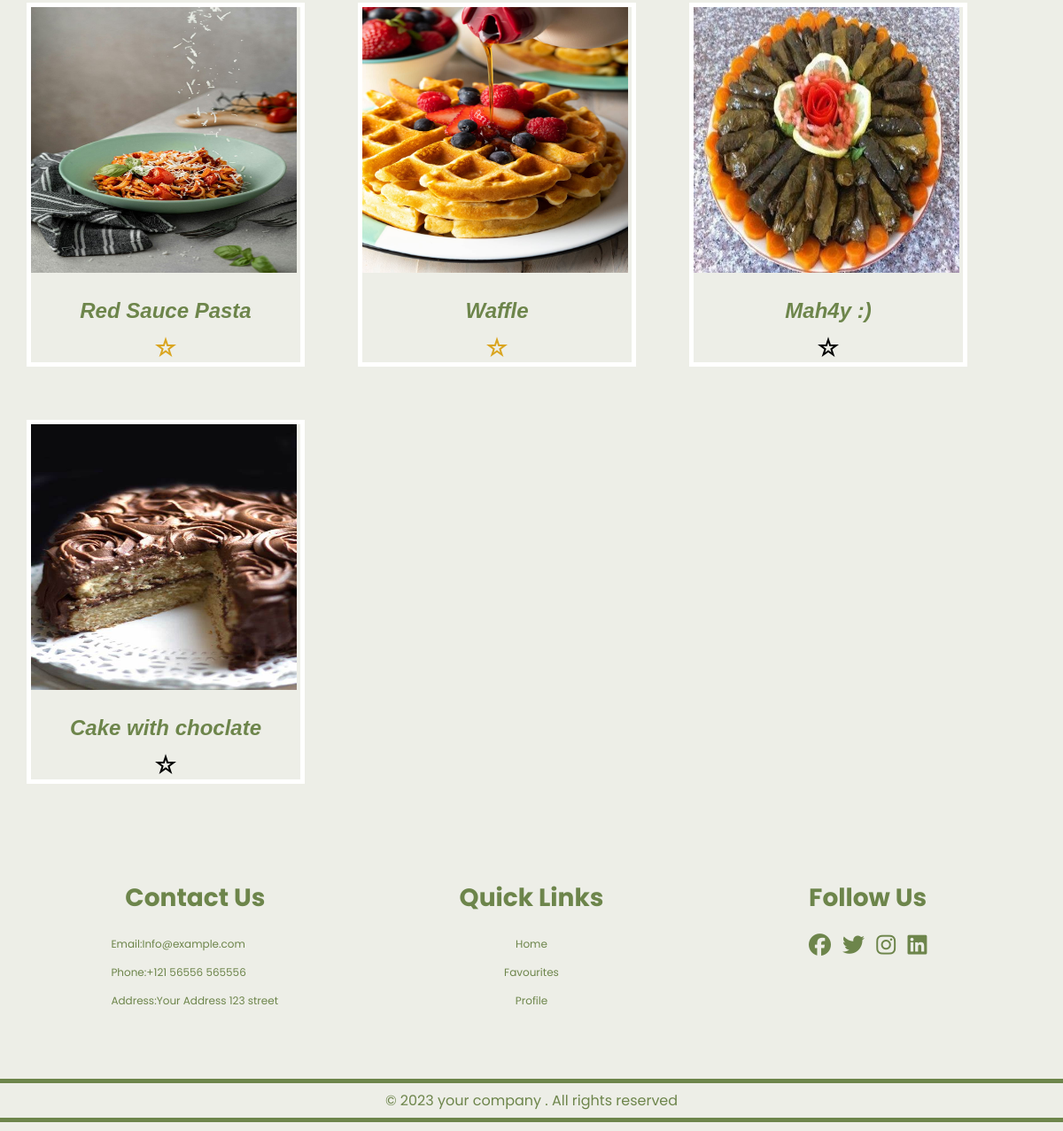
The app's page /home/userhome/ (lower part), older data.
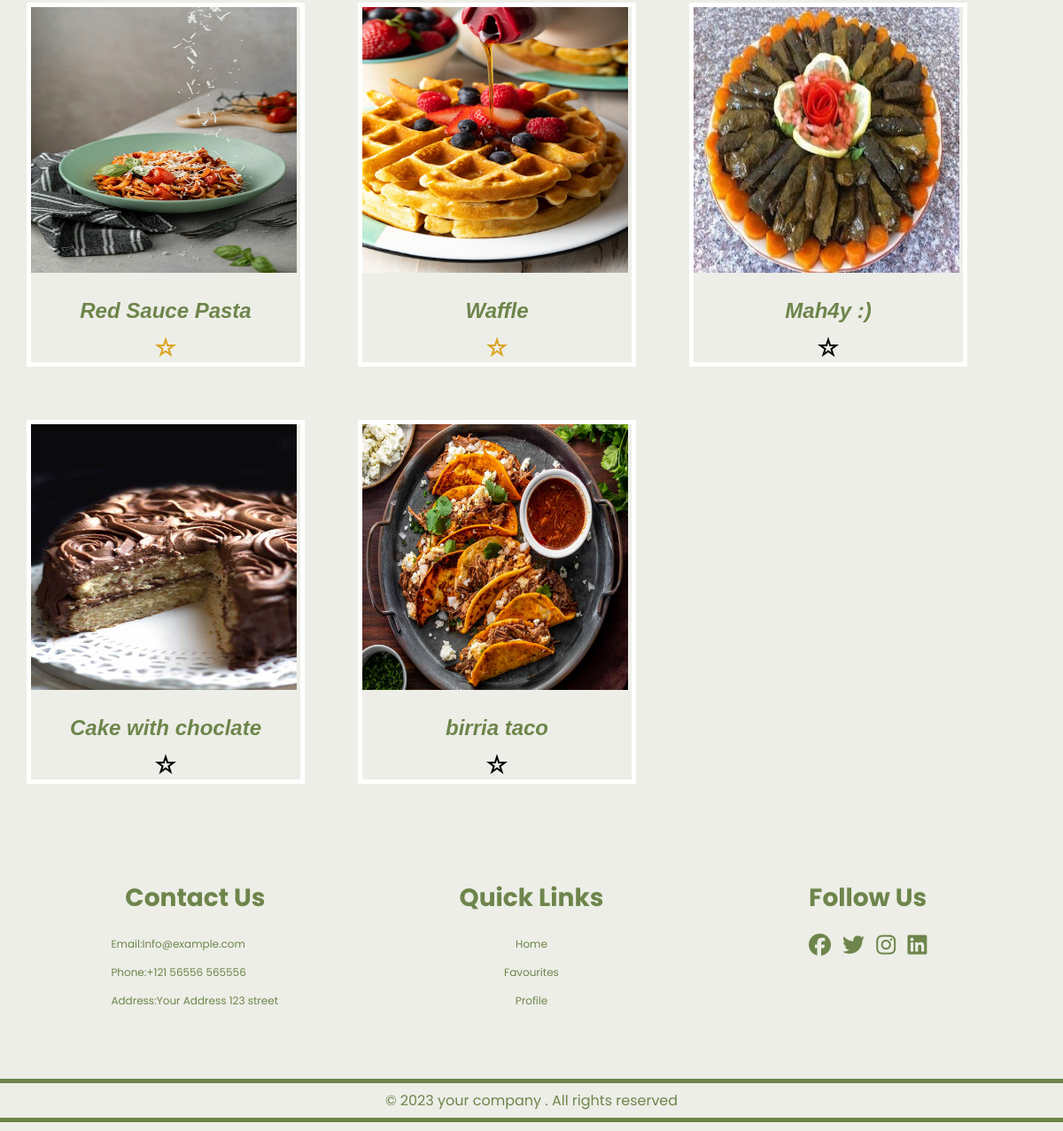
The same page, newer data.
### ad/models.py (models this page shows, shortened)
class Recipie (models.Model):
    y=[
        ('g', 'g'),
        ('mg', 'mg')
    ]
    COURSE_CHOICES = [
        ('main course', 'Main Course'),
        ('appetizers', 'Appetizers'),
        ('dessert', 'Dessert')
    ]
    authername = models.CharField(max_length=100, default="Unknown Author")
    title= models.CharField(max_length=100, null=True, blank=True)
    image= models.ImageField(upload_to='recipie/photos/')
    is_fav = models.BooleanField(default=False)
    serving = models.CharField(max_length=100, default="1 serving")
    total = models.CharField(max_length=100, default="0 min")
    prep = models.CharField(max_length=100, default="0 min")
    cook = models.CharField(max_length=100, default="0 min")
    serving_Hours = models.IntegerField(max_length=2, default=2)
    serving_minutes = models.IntegerField(max_length=2, default=00)
    serving_seconds = models.IntegerField(max_length=2, default=00)
    method = models.TextField(default='unknown')
    calories = models.DecimalField(max_digits=5, decimal_places=2, default=1)
    calories_unit = models.CharField(max_length=10, choices=y, default='g')
    fats = models.DecimalField(max_digits=5, decimal_places=2,default=1)
    fats_unit = models.CharField(max_length=10, choices=y, default='g')
    carbs = models.DecimalField(max_digits=5, decimal_places=2,default=1)
    carbs_unit = models.CharField(max_length=10, choices=y, default='g')
    protein = models.DecimalField(max_digits=5, decimal_places=2,default=1)
    protien_unit = models.CharField(max_length=10, choices=y, default='g')
    course = models.CharField(max_length=20, choices=COURSE_CHOICES, default='main_course')

### ad/views.py (the view)
# urls.py: path('userhome/', views.userhome, name='userhome'),#''34an awal ma yd5ol al app user y display user home directly no need to type user/userhome I want it to be the main page for user app
def userhome (request):
    return render (request, 'recipies/userhome.html',  {'recipies': Recipie.objects.all()})

### Templates/recipies/userhome.html (shortened to what this page needs)
{% extends 'baseinherit.html' %}
{% block content %}
<!DOCTYPE html>
<html lang="en">
<head>
    {% load static %}
    <link rel="stylesheet" href="{% static 'css/userhome.css' %}">
    <link rel="stylesheet" href="{%static 'css/nav.css'%}">
</head>
<body>
<div class="apptable">
<div class="mainc" id="recipeContainer">
    {%for x in recipies%}
    <div class="card" style="width: 19rem;">
        <a href="{% url 'home:eachrecipie' x.title  %}">
        <img src="{{x.image.url}}" class="card-img-top" alt="..." width="300px" height="300px">
        </a>
        <div class="card-body">
            <a href="{%url 'home:eachrecipie' x.title%}" class="btn btn-secondary"><h3 class="card-title"><strong>{{x.title}}</strong></h3></a>
        </div>
        <div class="fav-btn">
            {% if x.is_fav %}
            <a href="{% url 'home:not_favorites' x.title%}">
            </a>
            {% else %}
            <a href="{% url 'home:toggle_favorites' x.title%}">
            </a>
            {% endif %}
        </div>
    </div>
    <br>
{%endfor%}
</div>
</div>
</body>
</html>
{% endblock content %}

### Templates/baseinherit.html
{% block content %}
{% endblock content %}
{%include 'tobeinherited/footer.html'%}

### Templates/tobeinherited/footer.html (shortened to what this page needs)
<!DOCTYPE html>
<html lang="en">
<head>
    {%load static%}
    <link rel="stylesheet" href="{%static 'css/nav.css'%}">
</head>
<footer>
    <div class="container">
      <div class="footer-content">
        <h3>Contact Us</h3>
        <p>Email:Info@example.com</p>
        <p>Phone:+121 56556 565556</p>
        <p>Address:Your Address 123 street</p>
      </div>
      <div class="footer-content">
        <h3>Quick Links</h3>
        <ul class="list">
          <li><a href="{%url 'home:userhome'%}">Home</a></li>
          <li><a href="{%url 'home:favs'%}">Favourites</a></li>
          <li><a href="{%url 'userauths:userprofile'%}">Profile</a></li>
        </ul>
      </div>
      <div class="footer-content">
        <h3>Follow Us</h3>
        <ul class="social-icons">
          <li>
            <a href=""><i class="fab fa-facebook"></i></a>
          </li>
          <li>
            <a href=""><i class="fab fa-twitter"></i></a>
          </li>
          <li>
            <a href=""><i class="fab fa-instagram"></i></a>
          </li>
          <li>
            <a href=""><i class="fab fa-linkedin"></i></a>
          </li>
        </ul>
      </div>
    </div>
    <div class="bottom-bar">
      <p>&copy; 2023 your company . All rights reserved</p>
    </div>
  </footer>

### yalabena/static/css/userhome.css (style rules this page uses)
.mainc { display: flex; flex-direction: row; justify-content: flex-start; flex-wrap: wrap; }
.card { border : 5px #ffffff ; border-style: solid; margin:30px; }
.card-body { margin: auto; text-align: center; color: #6D854B; font-size:medium; font-family: 'Franklin Gothic Medium', 'Arial Narrow', Arial, sans-serif; }
.card-title { font-style: italic; font-size: x-large; font-family: 'Lucida Sans', 'Lucida Sans Regular', 'Lucida Grande', 'Lucida Sans Unicode', Geneva, Verdana, sans-serif; text-align: center; color: #6D854B; }
* { background-color: #edeee7; }
a { color:#6D854B; }
.fav-btn { display: flex; justify-content: center; }
svg { cursor: pointer; }
.favorite-icon.filled { fill: goldenrod !important; }
#favyellow { fill: goldenrod !important; }

### yalabena/static/css/nav.css (style rules this page uses)
body { margin: 0; background-color: #edeee7; font-family: Poppins; font-size: 12px; }
a { text-decoration: none; }
footer { background: #edeee7; padding-top: 50px; }
.container { width: 1140px; margin: auto; display: flex; justify-content: center; }
.footer-content { width: 33.3%; }
h3 { font-size: 28px; margin-bottom: 15px; text-align: center; color: #6d854b; }
.footer-content p { width: 190px; margin: auto; padding: 7px; color: #6d854b; }
.footer-content ul { text-align: center; }
.list { padding: 0; }
.list li { width: auto; text-align: center; list-style-type: none; padding: 7px; position: relative; }
.list li::before { content: ""; position: absolute; transform: translate(-50%, -50%); left: 50%; top: 100%; width: 0; height: 2px; background: #6d854b; transition-duration: 0.5s; }
.social-icons { text-align: center; padding: 0; }
.social-icons li { display: inline-block; text-align: center; padding: 5px; }
.social-icons i { color: #6d854b; font-size: 25px; }
a { text-decoration: none; color: #6d854b; }
.bottom-bar { background: #edeee7; text-align: center; padding: 10px 0; margin-top: 50px; }
.bottom-bar p { color: #6d854b; border-color:#6d854b; border-bottom: 5px solid; border-top: 5px solid; margin: 0; font-size: 16px; padding: 7px; }

Row changes from the older to the newer data that the page shows:
added Recipie: image (picture), title "birria taco", is_fav False (drawn)
